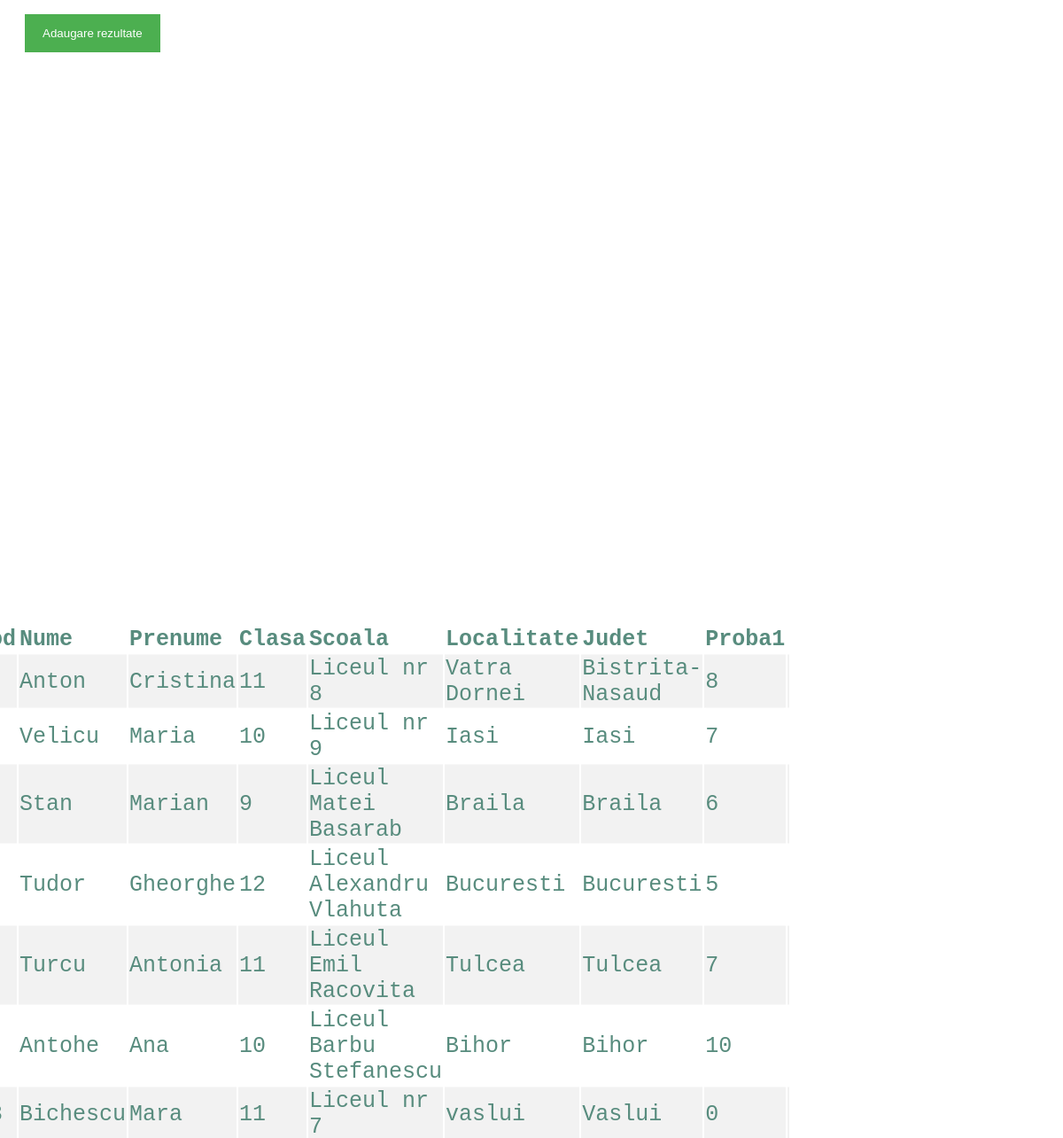
Screenshot of /query.php with the database file from the repository.
### tables this page shows
CREATE TABLE `rezultate` (
  `cod` int(45) NOT NULL,
  `nume_candidati` varchar(45) DEFAULT NULL,
  `prenume_candidati` varchar(45) DEFAULT NULL,
  `clasa_candidati` varchar(45) DEFAULT NULL,
  `scoala_candidati` varchar(45) DEFAULT NULL,
  `localitate_candidati` varchar(45) DEFAULT NULL,
  `judet_candidati` varchar(45) DEFAULT NULL,
  `proba1` varchar(45) DEFAULT '0'
);

### query.php (the view, shortened to what this page needs)
    <!DOCTYPE html>
    <html>
    <head>
    </head>
    <body>
      <div class="qtable">
     <table>
      <div class="qtr">
     <tr>
      <div class="qth">
        <th>Cod</th>
      <th>Nume</th>
      <th>Prenume</th>
       <th>Clasa</th>
       <th>Scoala</th>
       <th>Localitate</th>
       <th>Judet</th>
       <th>Proba1</th>
     </div>
     </tr>
    <?php
    $servername = "localhost";
    $username = "admin";
    $password = "admin123";
    $myDB="7YNzXacPRV";
try {
     $conn = new PDO("mysql:host=$servername;dbname=$myDB", $username, $password);
    $conn->setAttribute(PDO::ATTR_ERRMODE, PDO::ERRMODE_EXCEPTION);
    }catch(PDOException $e)
    {
    echo $sql . "<br>" . $e->getMessage();
    $conn = null;
    }
  $sql = 'SELECT * FROM rezultate';
  $result = $conn->query($sql);
  if ($result->fetchColumn() > 0) {
   while($row = $result->fetch(PDO::FETCH_ASSOC)) {
    echo "<tr><td>" . $row["cod"]. "</td><td>" . $row["nume_candidati"]. "</td><td>"
     .$row["prenume_candidati"]. "</td><td>". $row["clasa_candidati"] . "</td><td>".$row["scoala_candidati"]. "</td><td>".$row["localitate_candidati"]. "</td><td>". $row["judet_candidati"]. "</td><td>".$row["proba1"]."<td></tr>";
}
echo "</table></div>";
} else { echo "0 results"; }
    ?>
<button  onclick="document.getElementById('id05').style.display='block'"  style="width:auto;">Adaugare rezultate</button>
    <?php include('adaugarezultate.php') ?>
    </body>
    </html>

### query.php (style rules this page uses)
body { font-family: Arial, Helvetica, sans-serif; }
button { background-color: #4CAF50; display: inline-block; color: white; padding: 14px 20px; margin: 8px 20px; border: none; cursor: pointer; width: 100%; align-self: center; }
.qtable { position: absolute; border-collapse: collapse; width: 900px; color: #588c7e; font-family: monospace; font-size: 25px; text-align: left; align-self: center; top: 80%; left: 35%; -ms-transform: translate(-50%, -50%); transform: translate(-50%, -50%); }
.qth { background-color: #588c7e; color: white; }
tr:nth-child(even) { background-color: #f2f2f2 }

### adaugarezultate.php (style rules this page uses)
body { font-family: Arial, Helvetica, sans-serif; }
* { box-sizing: border-box; }

### rows the page displays
rezultate: nume_candidati "Anton", prenume_candidati "Cristina", clasa_candidati "11", scoala_candidati "Liceul nr 8", localitate_candidati "Vatra Dornei", judet_candidati "Bistrita-Nasaud", proba1 "8"
rezultate: nume_candidati "Velicu", prenume_candidati "Maria", clasa_candidati "10", scoala_candidati "Liceul nr 9", localitate_candidati "Iasi", judet_candidati "Iasi", proba1 "7"
rezultate: nume_candidati "Stan", prenume_candidati "Marian", clasa_candidati "9", scoala_candidati "Liceul Matei Basarab", localitate_candidati "Braila", judet_candidati "Braila", proba1 "6"
rezultate: nume_candidati "Tudor", prenume_candidati "Gheorghe", clasa_candidati "12", scoala_candidati "Liceul Alexandru Vlahuta", localitate_candidati "Bucuresti", judet_candidati "Bucuresti", proba1 "5"
rezultate: nume_candidati "Turcu", prenume_candidati "Antonia", clasa_candidati "11", scoala_candidati "Liceul Emil Racovita", localitate_candidati "Tulcea", judet_candidati "Tulcea", proba1 "7"
rezultate: nume_candidati "Antohe", prenume_candidati "Ana", clasa_candidati "10", scoala_candidati "Liceul Barbu Stefanescu", localitate_candidati "Bihor", judet_candidati "Bihor", proba1 "10"
rezultate: nume_candidati "Bichescu", prenume_candidati "Mara", clasa_candidati "11", scoala_candidati "Liceul nr 7", localitate_candidati "vaslui", judet_candidati "Vaslui", proba1 "0"
